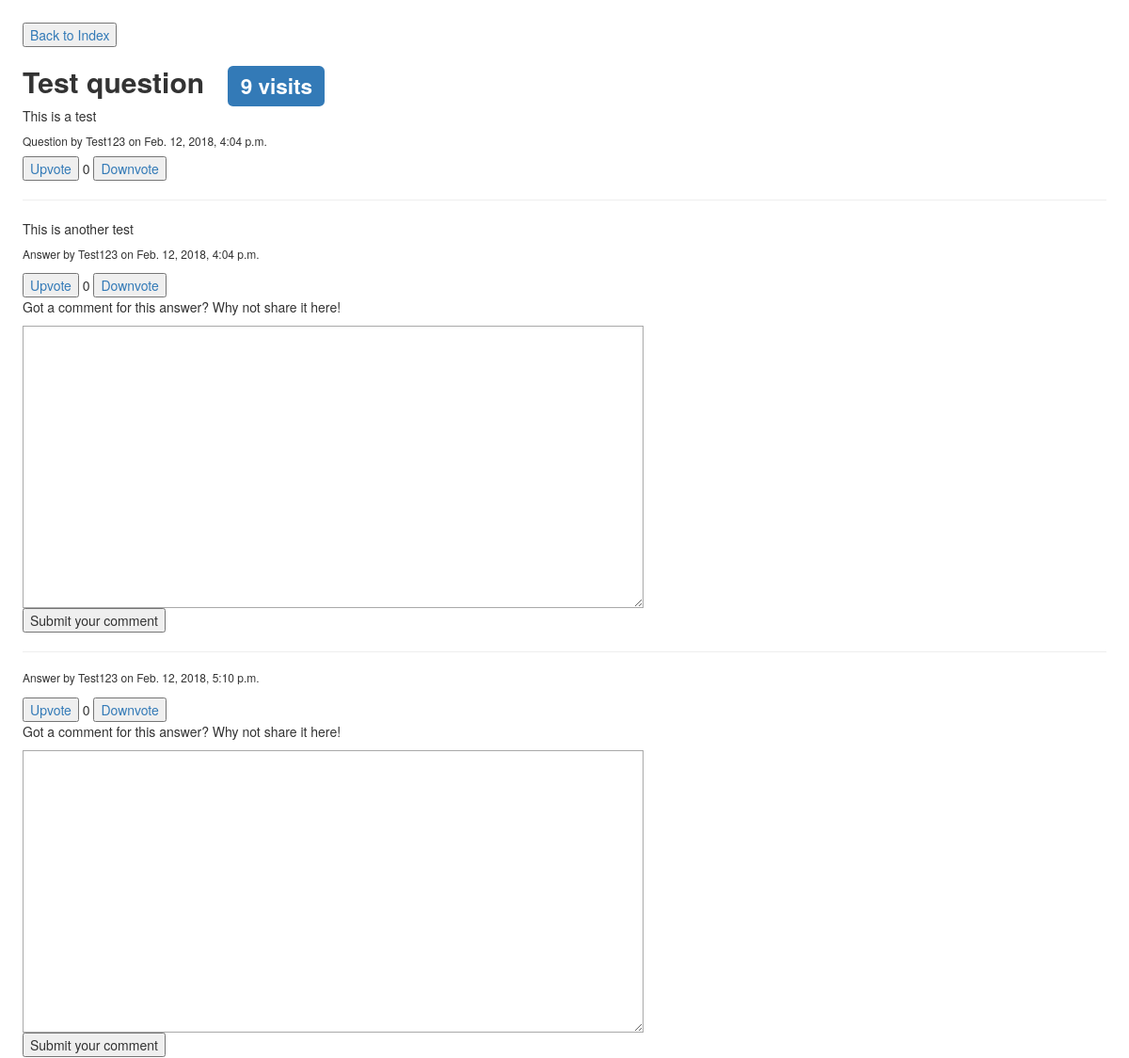
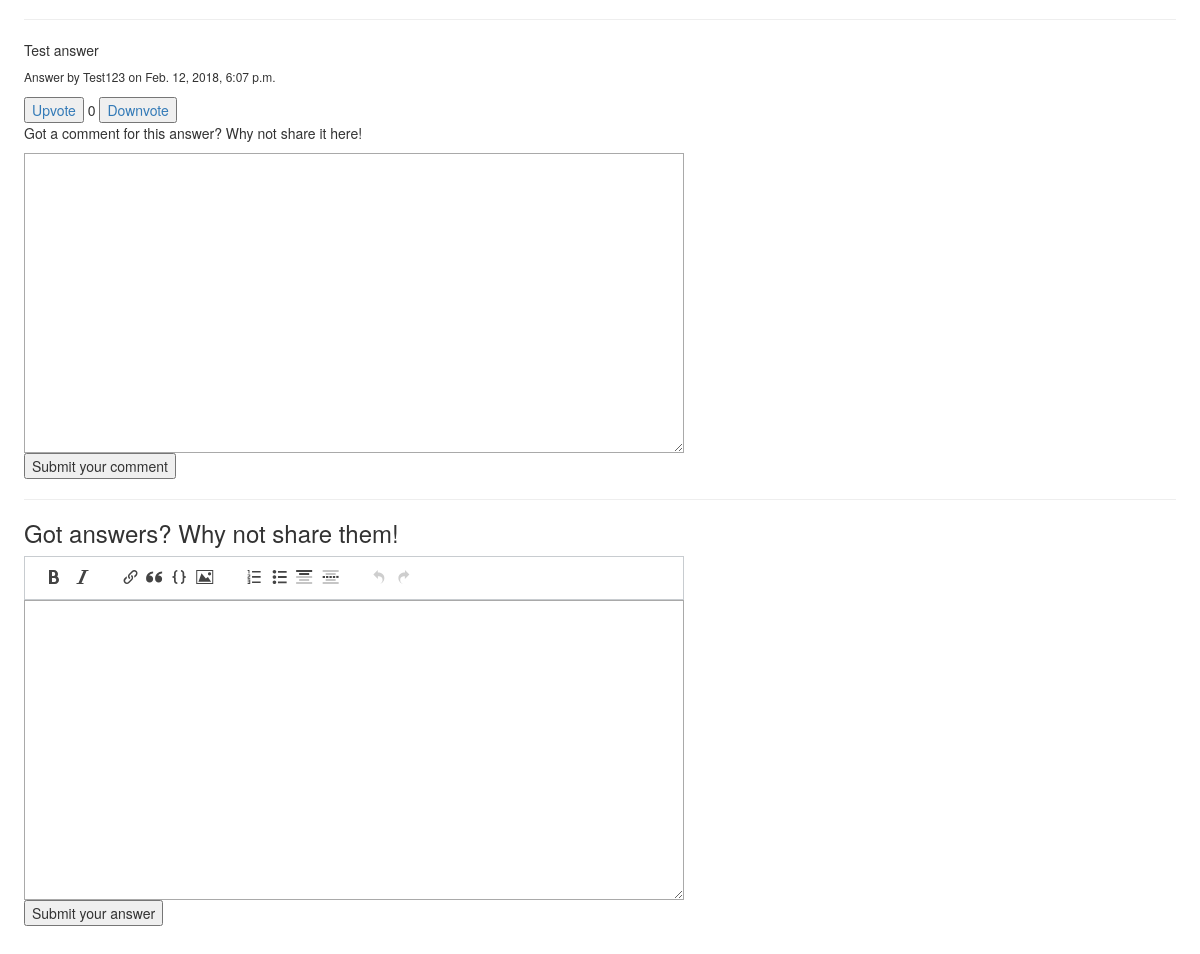
Screenshot of /questions/2/ (signed in) with the database file from the repository (2 pictures, top to bottom).
### qa_web/models.py (models this page shows, shortened)
class Post(models.Model):
    content = models.TextField(null=True)
    owner = models.ForeignKey(settings.AUTH_USER_MODEL, null= True, on_delete=models.SET_NULL)
    creation_date = models.DateTimeField(auto_now_add=True)
    upvotes = models.IntegerField(default=0)
    downvotes = models.IntegerField(default=0)
    class Meta:
        abstract = True
    @property
    def score(self):
        return self.upvotes - self.downvotes

class Questions(Post):
    title = models.CharField(max_length=300, null=True)
    visits = models.IntegerField(default=0)
    voters = models.ManyToManyField(settings.AUTH_USER_MODEL, related_name='q_voters', through='Vote')

class User(AbstractUser):
    age = models.IntegerField(null =True)
    birthday = models.DateField(null = True)
    motherland=models.TextField(max_length=100, null =True)
    school = models.TextField(max_length=100, null =True)
    major = models.CharField(max_length=50, null =True)
    city = models.TextField(max_length=100, null=True)
    """
      The below code has a purpose that a user profile will be created when
      a user is created

     """

class Answers(Post):
    question = models.ForeignKey(Questions, null=True, on_delete=models.CASCADE)
    correct_answer = models.BooleanField(default = False)
    voters = models.ManyToManyField(settings.AUTH_USER_MODEL, related_name='a_voters', through='Vote')

### qa_web/views.py (the view)
# urls.py: path('questions/<int:id_>/', views.answers, name='answers'),
def answers(request, id_):
    q = get_object_or_404(Questions, pk=id_)
    answer_id = [int(key.replace('select_', '')) for key in request.POST.keys() if key.startswith('select_')]
    if request.method == 'POST' and 'answer_form' in request.POST: #Update's database when somebody answers a question
        form = AnswersForm(request.POST)
        if form.is_valid():
            Answers.objects.create(content=request.POST['content'], owner=request.user, question=q)
    elif request.method == 'POST' and 'deselect' in request.POST:  #Update's database when somebody deselects best answer.
        updateAnswer = Answers.objects.filter(question=q, correct_answer=True).last()
        updateAnswer.correct_answer = False
        updateAnswer.save()
    elif answer_id: #Update's database when somebody selects a best answer.
        updateAnswer = Answers.objects.get(id = answer_id[0])
        updateAnswer.correct_answer = True
        updateAnswer.save()
    elif any(key.startswith("comment_form_answer") for key in request.POST.keys()):
        answer_id = [int(key.replace('comment_form_answer_', '')) for key in request.POST.keys() if key.startswith('comment_form')]
        a = Answers.objects.get(id = answer_id[0])
        c = Comments(content=request.POST['content'], owner=request.user, answer=a)
        c.save()
    q_answers = Answers.objects.filter(question=q, correct_answer=False)
    q_best_answer = Answers.objects.filter(question=q, correct_answer=True)
    q_comments = Comments.objects.filter(question=q)
    a_comments = Comments.objects.filter(answer__question=q)
    if request.user.is_authenticated:
        q.visits += 1
        q.save()
    if len(q_best_answer) > 0:
        q_best_answer = q_best_answer.last()
    return render(request, 'qa_web/answerspage.html', {'currentQuestion': q, 'answers': q_answers, 'bestAnswer': q_best_answer, 'q_comments': q_comments, 'a_comments': a_comments})

### qa_web/templates/qa_web/answerspage.html (shortened to what this page needs)
{% load static %}
<html>
  <head>
    <link rel="stylesheet" href="{% static 'css/pagedown.css' %}" />
    <link rel="stylesheet" href="{% static 'css/base.css' %}" />
    <link rel="stylesheet" href="https://maxcdn.bootstrapcdn.com/bootstrap/3.3.7/css/bootstrap.min.css">
  </head>
  <body>
  <a href="../../"><button>Back to Index</button></a>
  <div id="question">
      <h2><b>{{ currentQuestion.title }}</b> &nbsp <span class="label label-primary">{{ currentQuestion.visits }} visits</span></h2>
      <p>{{ currentQuestion.content }}</p>
      <h6>Question by {{ currentQuestion.owner }} on {{ currentQuestion.creation_date }}</h6>
      <a id='upvote_{{ currentQuestion.id }}_question'><button>Upvote</button></a>
      <span id='score_{{ currentQuestion.id }}_question'>{{ currentQuestion.score }}</span>
      <a id='downvote_{{ currentQuestion.id }}_question'><button>Downvote</button></a>
      <hr>
  </div>
  <div id="answers">
  {% for answer in answers %}
      <form id="select{{ answer.id }}_form" method="post">
          <p>{{ answer.content }}</p>
          <h6>Answer by {{ answer.owner }} on {{ answer.creation_date }}</h6>
      </form>
      <a id='upvote_{{ answer.id }}_answer'><button>Upvote</button></a>
      <span id='score_{{ answer.id }}_answer'>{{ answer.score }}</span>
      <a id='downvote_{{ answer.id }}_answer'><button>Downvote</button></a>
      {% if user.is_authenticated %}
        <p>Got a comment for this answer? Why not share it here!</p>
        <form id="comment_form_answer_{{answer.id}}" method="post">
            <textarea id="wmd-input" name="content" class="wmd-input"></textarea></br>
            <input type="submit" name="comment_form_answer_{{ answer.id }}" value="Submit your comment"/>
         </form>
      {% endif %}
      <hr>
  {% empty %}
    <h3>Be the first to answer this question!</h3>
  {% endfor %}
  </div>
  {% if user.is_authenticated %}
    <h3>Got answers? Why not share them!</h3>
    <form id="answer_form" method="post">
        <div id="wmd-button-bar"></div>
        <textarea id="wmd-input" name="content" class="wmd-input"></textarea>
        <input type="submit" name="answer_form" value="Submit your answer"/>
    </form>
  {% else %}
   <p>To answer this question, <a href="/login">login</a> or <a href="/signup">sign up</a>!</p>
  {% endif %}
  </body>
</html>

### qa_web/static/css/pagedown.css (style rules this page uses)
body { background-color: White; font-family: sans-serif; padding : 2%; }
.wmd-input { height: 300px; width: 100%; background-color: Gainsboro; border: 1px solid DarkGray; }

### rows the page displays
Questions: title "Test question", visits "9", content "This is a test", owner "Test123", creation_date "Feb. 12, 2018, 4:04 p.m.", score "0"
Answers: content "This is another test", owner "Test123", creation_date "Feb. 12, 2018, 4:04 p.m.", score "0"
Answers: owner "Test123", creation_date "Feb. 12, 2018, 5:10 p.m.", score "0"
Answers: content "Test answer", owner "Test123", creation_date "Feb. 12, 2018, 6:07 p.m.", score "0"
